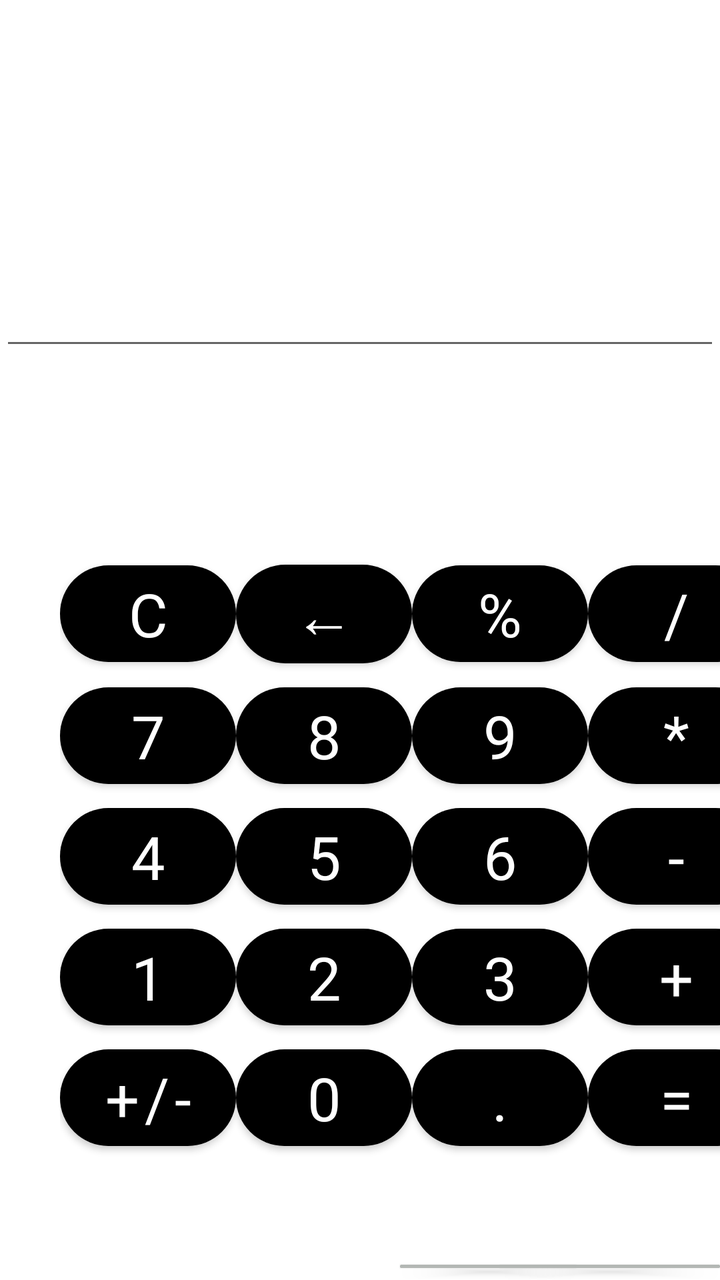
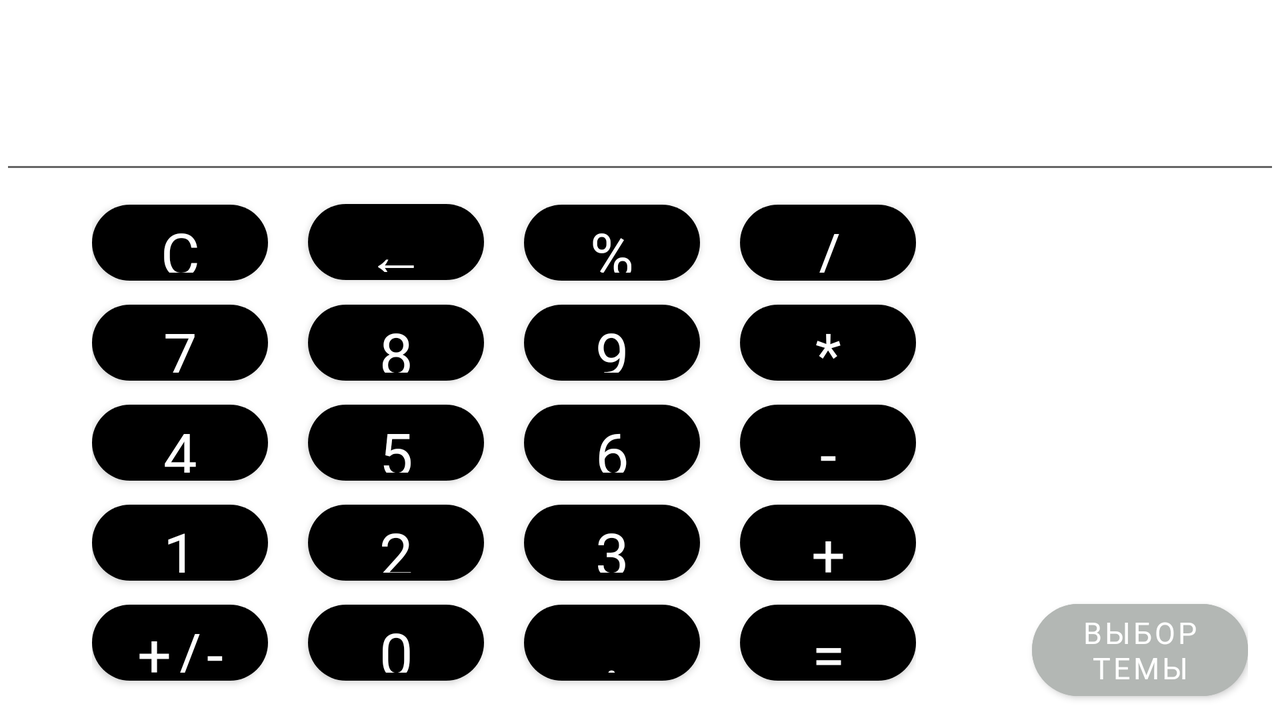

First picture: res/layout/ on a phone held upright. Second picture: the repository's own variant of that layout, on a device whose configuration matches the variant's folder. Source for both follows.
<!-- AndroidManifest.xml: application theme Theme.Calculator -->
<!-- res/layout/activity_main.xml -->
<?xml version="1.0" encoding="utf-8"?>
<androidx.constraintlayout.widget.ConstraintLayout xmlns:android="http://schemas.android.com/apk/res/android"
    xmlns:app="http://schemas.android.com/apk/res-auto"
    xmlns:tools="http://schemas.android.com/tools"
    android:layout_width="match_parent"
    android:layout_height="match_parent"
    tools:context=".MainActivity">

    <EditText
        android:id="@+id/text"
        android:text="@string/text"
        app:layout_constraintBottom_toTopOf="@+id/button"
        app:layout_constraintEnd_toEndOf="parent"
        app:layout_constraintStart_toStartOf="parent"
        app:layout_constraintTop_toTopOf="parent"
        style="@style/MyTextStyle" />

    <FrameLayout
        android:id="@+id/button"
        android:layout_width="0dp"
        android:layout_height="0dp"
        android:layout_marginTop="180dp"
        app:layout_constraintBottom_toBottomOf="parent"
        app:layout_constraintEnd_toEndOf="parent"
        app:layout_constraintStart_toStartOf="parent"
        app:layout_constraintTop_toTopOf="@+id/text">

        <GridLayout
            android:layout_width="wrap_content"
            android:layout_height="wrap_content"
            android:layout_marginStart="30dp"
            android:columnCount="4">

            <Button
                android:id="@+id/reset"
                android:onClick="resetBTN"
                android:text="@string/reset"
                android:textSize="30sp" />

            <Button
                android:id="@+id/clear"
                android:onClick="clearBTN"
                android:text="@string/clear" />

            <Button
                android:id="@+id/percent"
                android:onClick="percentBTN"
                android:text="@string/percent" />

            <Button
                android:id="@+id/div"
                android:onClick="divBTN"
                android:text="@string/div" />

            <Button
                android:id="@+id/seven"
                android:onClick="sevenBTN"
                android:text="@string/seven" />

            <Button
                android:id="@+id/eight"
                android:onClick="eightBTN"
                android:text="@string/eight" />

            <Button
                android:id="@+id/nine"
                android:onClick="nineBTN"
                android:text="@string/nine" />

            <Button
                android:id="@+id/mult"
                android:onClick="multBTN"
                android:text="@string/mult" />

            <Button
                android:id="@+id/four"
                android:onClick="fourBTN"
                android:text="@string/four" />

            <Button
                android:id="@+id/five"
                android:onClick="fiveBTN"
                android:text="@string/five" />

            <Button
                android:id="@+id/six"
                android:onClick="sixBTN"
                android:text="@string/six" />

            <Button
                android:id="@+id/minus"
                android:onClick="minusBTN"
                android:text="@string/minus" />

            <Button
                android:id="@+id/one"
                android:onClick="oneBTN"
                android:text="@string/one" />

            <Button
                android:id="@+id/two"
                android:onClick="twoBTN"
                android:text="@string/two" />

            <Button
                android:id="@+id/three"
                android:onClick="threeBTN"
                android:text="@string/three" />

            <Button
                android:id="@+id/plus"
                android:onClick="plusBTN"
                android:text="@string/plus" />

            <Button
                android:id="@+id/plus_minus"
                android:onClick="plusMinusBTN"
                android:text="@string/plus_minus" />

            <Button
                android:id="@+id/zero"
                android:onClick="zeroBTN"
                android:text="@string/zero" />

            <Button
                android:id="@+id/dot"
                android:onClick="dotBTN"
                android:text="@string/dot" />

            <Button
                android:id="@+id/result"
                android:onClick="equalBTN"
                android:text="@string/result" />

        </GridLayout>

        <Button
            android:id="@+id/theme_night"
            style="@style/ButtonNight"
            android:text="@string/night" />

        <Button
            android:id="@+id/theme_day"
            style="@style/ButtonNight"
            android:text="@string/day"
            android:layout_marginStart="200dp"/>

    </FrameLayout>
</androidx.constraintlayout.widget.ConstraintLayout>
<!-- resources referenced by this layout -->
<resources>
  <string name="clear">←</string>
  <string name="day">day</string>
  <string name="div">/</string>
  <string name="dot">.</string>
  <string name="eight">8</string>
  <string name="five">5</string>
  <string name="four">4</string>
  <string name="minus">-</string>
  <string name="mult">*</string>
  <string name="night">Выбор темы</string>
  <string name="nine">9</string>
  <string name="one">1</string>
  <string name="percent">%</string>
  <string name="plus">+</string>
  <string name="plus_minus">+/-</string>
  <string name="reset">C</string>
  <string name="result">=</string>
  <string name="seven">7</string>
  <string name="six">6</string>
  <string name="text" />
  <string name="three">3</string>
  <string name="two">2</string>
  <string name="zero">0</string>
  <style name="ButtonNight">
          <item name="android:backgroundTint">@color/light_grey</item>
          <item name="android:layout_marginTop">350dp</item>
          <item name="android:layout_marginBottom">@dimen/frameLayout_layout</item>
          <item name="android:layout_width">wrap_content</item>
          <item name="android:layout_height">wrap_content</item>
          <item name="android:layout_marginStart">250dp</item>
          <item name="android:shape">rectangle</item>
          <item name="android:fontFamily">@font/special_elite</item>
          <item name="android:textSize">@dimen/button_night_text_size</item>
      </style>
  <style name="MyTextStyle">
          <item name="android:layout_width">wrap_content</item>
          <item name="android:ems">50</item>
          <item name="android:layout_height">wrap_content</item>
          <item name="android:layout_marginTop">-50dp</item>
          <item name="android:gravity">end</item>
          <item name="android:layout_marginBottom">-50dp</item>
          <item name="android:textSize">@dimen/display_size</item>
      </style>
  <style name="Theme.Calculator" parent="Theme.MaterialComponents.DayNight.NoActionBar">
          
          <item name="colorPrimary">@color/black</item>
          <item name="colorPrimaryVariant">@color/purple_700</item>
          <item name="colorOnPrimary">@color/white</item>
          
          <item name="colorSecondary">@color/teal_200</item>
          <item name="colorSecondaryVariant">@color/teal_700</item>
          <item name="colorOnSecondary">@color/platinum</item>
          
          <item name="android:statusBarColor" tools:targetApi="l">?attr/colorPrimaryVariant</item>
          
          <item name="windowNoTitle">true</item>
          <item name="android:windowFullscreen">true</item>
          <item name="materialButtonStyle">@style/CalcButton</item>
          <item name="editTextColor">@style/MyTextStyle</item>
      </style>
  <color name="light_grey">#B3B7B4</color>
  <dimen name="frameLayout_layout">0dp</dimen>
  <dimen name="button_night_text_size">15sp</dimen>
  <dimen name="display_size">50sp</dimen>
  <color name="black">#FF000000</color>
  <color name="purple_700">#FF3700B3</color>
  <color name="white">#FFFFFFFF</color>
  <color name="teal_200">#FF03DAC5</color>
  <color name="teal_700">#FF018786</color>
  <color name="platinum">#E7E7E7</color>
  <style name="CalcButton" parent="Widget.MaterialComponents.Button">
          <item name="android:gravity">center_horizontal</item>
          <item name="android:layout_width">wrap_content</item>
          <item name="android:shape">rectangle</item>
          <item name="cornerRadius">40dp</item>
          <item name="android:layout_margin">5dp</item>
          <item name="android:layout_height">wrap_content</item>
          <item name="android:fontFamily">@font/special_elite</item>
          <item name="android:textSize">@dimen/calc_button_android_text_size</item>
      </style>
  <dimen name="calc_button_android_text_size">30sp</dimen>
</resources>
<!-- res/layout-land/activity_main.xml (the repository's variant of the layout above) -->
<!-- drawn on the phone turned sideways -->
<?xml version="1.0" encoding="utf-8"?>
<androidx.constraintlayout.widget.ConstraintLayout xmlns:android="http://schemas.android.com/apk/res/android"
    xmlns:app="http://schemas.android.com/apk/res-auto"
    xmlns:tools="http://schemas.android.com/tools"
    android:layout_width="match_parent"
    android:layout_height="match_parent"
    android:orientation="horizontal"
    tools:context=".MainActivity">

    <EditText
        android:id="@+id/text"
        style="@style/MyTextStyle.land"
        android:layout_marginTop="10dp"
        android:text="@string/text"
        app:layout_constraintBottom_toBottomOf="parent"
        app:layout_constraintEnd_toEndOf="parent"
        app:layout_constraintStart_toStartOf="parent"
        app:layout_constraintTop_toTopOf="parent" />

    <FrameLayout
        android:id="@+id/button"
        style="@style/CalcButton.land"
        android:layout_width="@dimen/frameLayout_layout"
        android:layout_height="@dimen/frameLayout_layout"
        app:layout_constraintBottom_toBottomOf="parent"
        app:layout_constraintEnd_toEndOf="parent"
        app:layout_constraintStart_toStartOf="parent"
        app:layout_constraintTop_toBottomOf="@+id/text">

        <GridLayout
            android:layout_width="wrap_content"
            android:layout_height="wrap_content"
            android:layout_marginStart="@dimen/gridLayout_marginStart"
            android:columnCount="4">

            <com.google.android.material.button.MaterialButton
                android:id="@+id/reset"
                android:layout_height="50dp"
                android:layout_marginRight="20dp"
                android:onClick="resetBTN"
                android:text="@string/reset" />

            <com.google.android.material.button.MaterialButton
                android:id="@+id/clear"
                android:layout_height="50dp"
                android:layout_marginRight="20dp"
                android:onClick="clearBTN"
                android:text="@string/clear" />

            <com.google.android.material.button.MaterialButton
                android:id="@+id/percent"
                android:layout_height="50dp"
                android:layout_marginRight="20dp"
                android:onClick="percentBTN"
                android:text="@string/percent" />

            <com.google.android.material.button.MaterialButton
                android:id="@+id/div"
                android:layout_height="50dp"
                android:onClick="divBTN"
                android:text="@string/div" />

            <com.google.android.material.button.MaterialButton
                android:id="@+id/seven"
                android:layout_height="50dp"
                android:onClick="sevenBTN"
                android:text="@string/seven" />

            <com.google.android.material.button.MaterialButton
                android:id="@+id/eight"
                android:layout_height="50dp"
                android:onClick="eightBTN"
                android:text="@string/eight" />

            <com.google.android.material.button.MaterialButton
                android:id="@+id/nine"
                android:layout_height="50dp"
                android:onClick="nineBTN"
                android:text="@string/nine" />

            <com.google.android.material.button.MaterialButton
                android:id="@+id/mult"
                android:layout_height="50dp"
                android:onClick="multBTN"
                android:text="@string/mult" />

            <com.google.android.material.button.MaterialButton
                android:id="@+id/four"
                android:layout_height="50dp"
                android:onClick="fourBTN"
                android:text="@string/four" />

            <com.google.android.material.button.MaterialButton
                android:id="@+id/five"
                android:layout_height="50dp"
                android:onClick="fiveBTN"
                android:text="@string/five" />

            <com.google.android.material.button.MaterialButton
                android:id="@+id/six"
                android:layout_height="50dp"
                android:onClick="sixBTN"
                android:text="@string/six" />

            <com.google.android.material.button.MaterialButton
                android:id="@+id/minus"
                android:layout_height="50dp"
                android:onClick="minusBTN"
                android:text="@string/minus" />

            <com.google.android.material.button.MaterialButton
                android:id="@+id/one"
                android:layout_height="50dp"
                android:onClick="oneBTN"
                android:text="@string/one" />

            <com.google.android.material.button.MaterialButton
                android:id="@+id/two"
                android:layout_height="50dp"
                android:onClick="twoBTN"
                android:text="@string/two" />

            <com.google.android.material.button.MaterialButton
                android:id="@+id/three"
                android:layout_height="50dp"
                android:onClick="threeBTN"
                android:text="@string/three" />

            <com.google.android.material.button.MaterialButton
                android:id="@+id/plus"
                android:layout_height="50dp"
                android:onClick="plusBTN"
                android:text="@string/plus" />

            <com.google.android.material.button.MaterialButton
                android:id="@+id/plus_minus"
                android:layout_height="50dp"
                android:onClick="plusMinusBTN"
                android:text="@string/plus_minus" />

            <com.google.android.material.button.MaterialButton
                android:id="@+id/zero"
                android:layout_height="50dp"
                android:onClick="zeroBTN"
                android:text="@string/zero" />

            <com.google.android.material.button.MaterialButton
                android:id="@+id/dot"
                android:layout_height="50dp"
                android:onClick="dotBTN"
                android:text="@string/dot" />

            <com.google.android.material.button.MaterialButton
                android:id="@+id/result"
                android:layout_height="50dp"
                android:onClick="equalBTN"
                android:text="@string/result" />

        </GridLayout>

        <com.google.android.material.button.MaterialButton
            android:id="@+id/btn_theme"
            style="@style/ButtonNight.land"
            android:text="@string/night" />

    </FrameLayout>
</androidx.constraintlayout.widget.ConstraintLayout>
<!-- resources referenced by the variant -->
<!-- as the phone turned sideways resolves them -->
<resources>
  <dimen name="frameLayout_layout">0dp</dimen>
  <dimen name="gridLayout_marginStart">30dp</dimen>
  <string name="clear">←</string>
  <string name="div">/</string>
  <string name="dot">.</string>
  <string name="eight">8</string>
  <string name="five">5</string>
  <string name="four">4</string>
  <string name="minus">-</string>
  <string name="mult">*</string>
  <string name="night">Выбор темы</string>
  <string name="nine">9</string>
  <string name="one">1</string>
  <string name="percent">%</string>
  <string name="plus">+</string>
  <string name="plus_minus">+/-</string>
  <string name="reset">C</string>
  <string name="result">=</string>
  <string name="seven">7</string>
  <string name="six">6</string>
  <string name="text" />
  <string name="three">3</string>
  <string name="two">2</string>
  <string name="zero">0</string>
  <style name="ButtonNight.land">
          <item name="android:backgroundTint">@color/light_grey</item>
          <item name="android:layout_marginTop">200dp</item>
          <item name="android:layout_marginBottom">@dimen/frameLayout_layout</item>
          <item name="android:layout_width">wrap_content</item>
          <item name="android:layout_height">wrap_content</item>
          <item name="android:layout_marginStart">500dp</item>
          <item name="android:shape">rectangle</item>
          <item name="android:fontFamily">@font/special_elite</item>
          <item name="android:textSize">@dimen/button_night_text_size</item>
      </style>
  <style name="CalcButton.land" parent="Widget.MaterialComponents.Button">
          <item name="android:gravity">center_horizontal</item>
          <item name="android:layout_width">wrap_content</item>
          <item name="android:shape">rectangle</item>
          <item name="cornerRadius">40dp</item>
          <item name="android:layout_margin">0dp</item>
          <item name="paddingBottomNoButtons">0dp</item>
          <item name="android:layout_height">50dp</item>
          <item name="android:fontFamily">@font/special_elite</item>
          <item name="android:textSize">@dimen/calc_button_android_text_size</item>
      </style>
  <style name="MyTextStyle.land">
          <item name="android:layout_width">wrap_content</item>
          <item name="android:ems">50</item>
          <item name="android:layout_height">wrap_content</item>
          <item name="android:gravity">end</item>
          <item name="android:textSize">@dimen/display_size</item>
          <item name="android:layout_marginBottom">270dp</item>
      </style>
  <color name="light_grey">#B3B7B4</color>
  <dimen name="button_night_text_size">15sp</dimen>
  <dimen name="calc_button_android_text_size">30sp</dimen>
  <dimen name="display_size">50sp</dimen>
  <color name="black">#FF000000</color>
  <color name="purple_700">#FF3700B3</color>
  <color name="white">#FFFFFFFF</color>
  <color name="teal_200">#FF03DAC5</color>
  <color name="teal_700">#FF018786</color>
  <color name="platinum">#E7E7E7</color>
  <style name="CalcButton" parent="Widget.MaterialComponents.Button">
          <item name="android:gravity">center_horizontal</item>
          <item name="android:layout_width">wrap_content</item>
          <item name="android:shape">rectangle</item>
          <item name="cornerRadius">40dp</item>
          <item name="android:layout_margin">5dp</item>
          <item name="android:layout_height">wrap_content</item>
          <item name="android:fontFamily">@font/special_elite</item>
          <item name="android:textSize">@dimen/calc_button_android_text_size</item>
      </style>
  <style name="MyTextStyle">
          <item name="android:layout_width">wrap_content</item>
          <item name="android:ems">50</item>
          <item name="android:layout_height">wrap_content</item>
          <item name="android:layout_marginTop">-50dp</item>
          <item name="android:gravity">end</item>
          <item name="android:layout_marginBottom">-50dp</item>
          <item name="android:textSize">@dimen/display_size</item>
      </style>
</resources>
